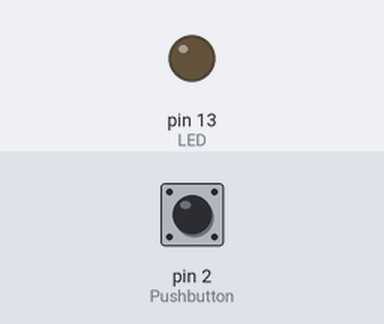
A sketch run on a simulated Arduino Uno, built with avr-gcc and run on an emulated ATmega328P. On the bench: output pins drawn as LEDs (lit = HIGH). Dashed ring = blinking. Inputs (shaded band) come from the test bench; at power-on: pin 2 (Pushbutton) LOW.

Above: at 1.2 s.
1.3 s: pin 2 (Pushbutton) pulled HIGH for 3.2 s
At 1.9 s:
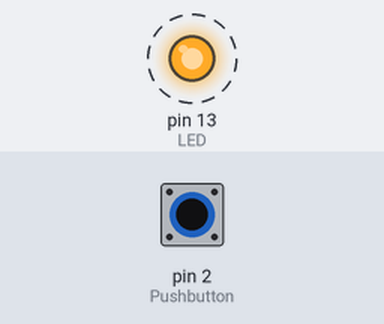
Timing chart, 0 to 5.8 s (numbered marks = the images above; inputs shaded):
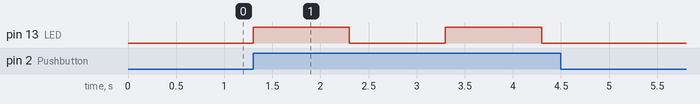

The sketch:

blinking_circuit.ino
```cpp
const int LED =13;
const int Pushbutton =2;
int val;
void setup()
{
pinMode(LED,OUTPUT);
pinMode(Pushbutton,INPUT);
}
void loop()
{
  val= digitalRead(Pushbutton);
if(val ==HIGH)
{
  digitalWrite(LED,HIGH);
  delay(1000);
  digitalWrite(LED,LOW);
  delay(1000);
}
else { digitalWrite(LED,LOW);}
}
```

Measured:
- after the input at 1.3 s, pin 13 (LED): alternates HIGH for 1.0 s and LOW for 1.0 s, 4 changes in all, then stays LOW, starting at once
